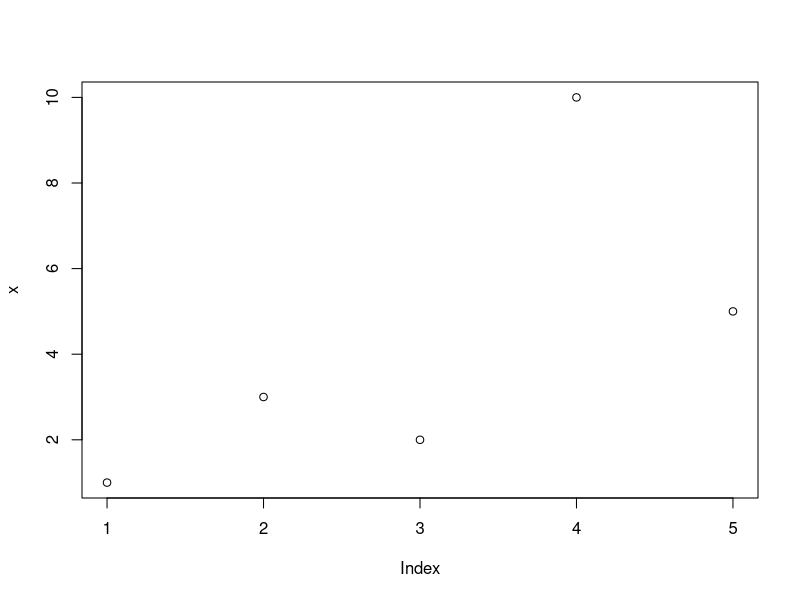

Source code (R):
## ---- chunk 1

# Add

5+10

# Substract

10-5 

# Multiply
5 * 10


# Divide
100 / 5


## ---- chunk 2

x <- 100
x

x <- c(1,3,2,10,5)

str(x)
class(x)

# Selecting elements from vector

x[3]

# lets plot something 
plot(x)

## ---- chunk 3

mean(x)
median(x)
sd(x)
var(x)
t.test(x)


## See what summary command does
summary(x)

## ---- chunk 4

mylist <- list(name="Fred",
       mynumbers=c(1,2,3),
       mymatrix=matrix(1:4,ncol=2),
       age=5.3)
mylist

## access using $ sign.
mylist$name

## ---- chunk 5

my_matrix <- matrix(data = 1:10,nrow = 5, ncol = 2)
dim(my_matrix)

rownames(my_matrix) <- c("Btl", "Ktm", "Bhw", "Bkt", "Pak")
my_matrix
colnames(my_matrix) <- c("ItemA", "ItemB")

my_matrix


x <- c(1,2,3,4)
y <- c(4,5,6,7) 

matrix <- cbind(x,y)


## ---- chunk 6

chr <- c("chr1", "chr1", "chr2", "chr2")
strand <- c("-","-","+","+")
start <- c(200,4000,100,400)
end <- c(250,410,200,450)
mydata <- data.frame(chr,start,end,strand)

head(mydata)

#change column names

names(mydata) <- c("Chromosome","Start_position","End_position","Strand")
mydata 

head(mydata)
tail(mydata)
nrow(mydata)
ncol(mydata)

dim(mydata)

## Save csv file
#write.csv(x = mydata, file = "mydata.csv")

